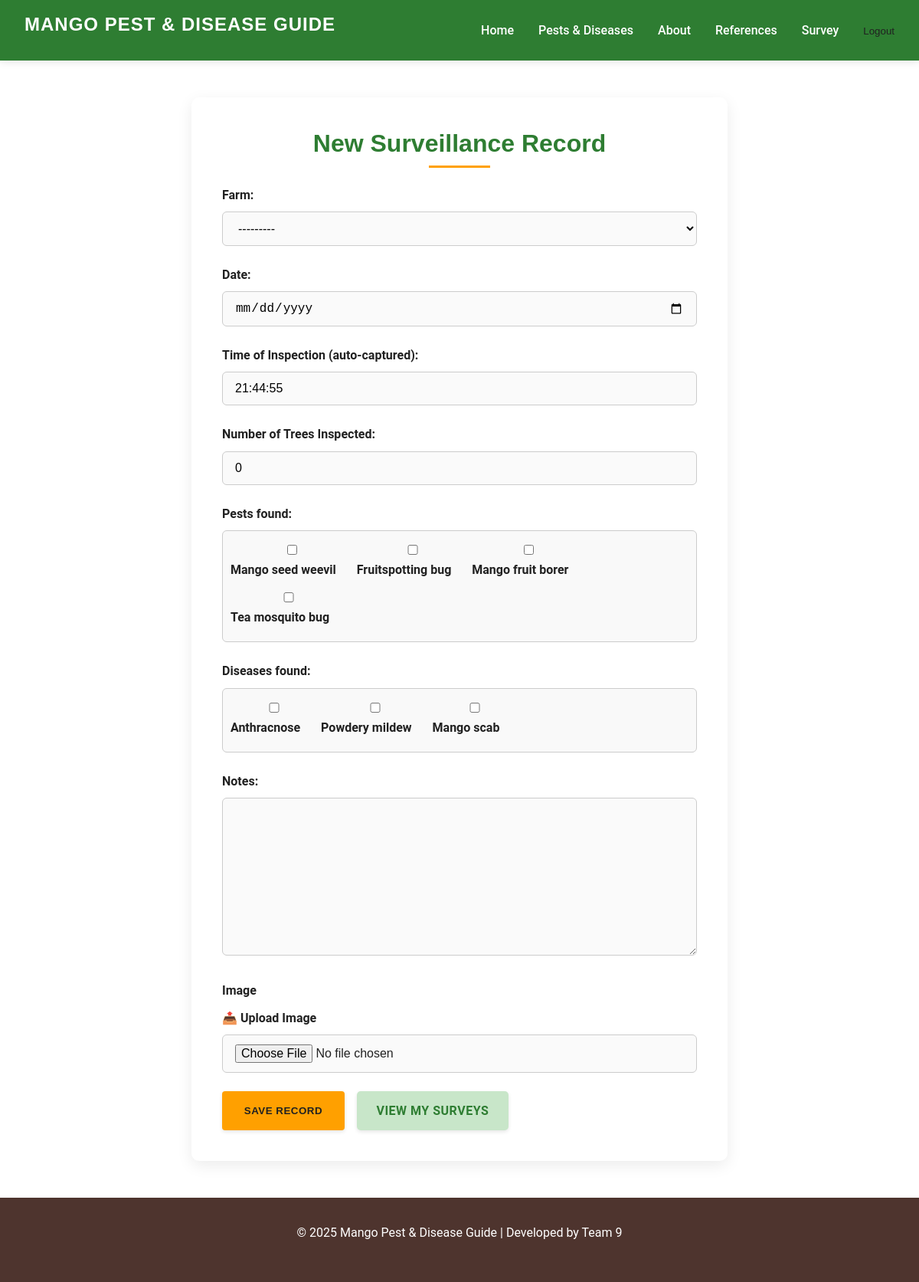
Screenshot of /survey/new/ (signed in) with the database file from the repository.
### catalog/models.py (models this page shows)
class Pest(models.Model):
    common_name = models.CharField(max_length=100)
    scientific_name = models.CharField(max_length=100)
    family = models.CharField(max_length=50)
    description = models.TextField()
    life_cycle = models.TextField()
    damage_description = models.TextField()
    importance = models.TextField()
    hosts = models.CharField(max_length=200)
    critical_control_period = models.CharField(max_length=100)
    monitoring = models.TextField()
    comments = models.TextField(blank=True)
    image_url = models.CharField(max_length=255, blank=True)  # or use FileField/URLField
    def __str__(self):
        return self.common_name

class Disease(models.Model):
    DISEASE_TYPES = [
        ('Fungal', 'Fungal'),
        ('Bacterial', 'Bacterial'),
        ('Viral', 'Viral'),
    ]
    common_name = models.CharField(max_length=100)
    scientific_name = models.CharField(max_length=100)
    disease_type = models.CharField(max_length=20, choices=DISEASE_TYPES)  # Changed `type` to `disease_type`
    symptoms = models.TextField()
    distribution = models.CharField(max_length=200)
    favoured_by = models.CharField(max_length=200)
    similar_to = models.CharField(max_length=200)
    control_strategies = models.TextField()
    life_cycle = models.TextField()
    impact = models.TextField(blank=True)
    image_url = models.CharField(max_length=255, blank=True)  # or use FileField/URLField
    def __str__(self):
        return self.common_name

### survey/views.py (the view)
# urls.py: path('new/', views.create_surveillancerecord_view, name='create_surveillancerecord_view'),
@login_required
def create_surveillancerecord_view(request):
    if request.method == 'POST':
        form = SurveillanceRecordForm(request.POST, request.FILES, user=request.user)
        if form.is_valid():
            record = form.save(commit=False)
            record.inspector = request.user  # Set inspector to current user
            record.save()
            form.save_m2m()
            messages.success(request, "Record submitted successfully!")
            return redirect('my_surveys_view')  # Redirect to survey list after creation
    else:
        form = SurveillanceRecordForm(user=request.user)
    return render(request, 'survey/surveillancerecord_form.html', {'form': form})

### survey/forms.py (shortened to what this page needs)
class SurveillanceRecordForm(forms.ModelForm):
    class Meta:
        model = SurveillanceRecord
        fields = '__all__'
        widgets = {
            'pests_found': forms.CheckboxSelectMultiple,
            'diseases_found': forms.CheckboxSelectMultiple,
            'date': forms.DateInput(
                attrs={
                    'type': 'date',
                    'max': timezone.localdate().isoformat(),
                    'min': '2000-01-01'
                }
            ),
        }
        help_texts = {
            'date': 'Select a date between 01/01/2000 and today.',
        }
    def __init__(self, *args, **kwargs):
        user = kwargs.pop('user', None)  # Accept 'user' kwarg!
        super().__init__(*args, **kwargs)
        if user is not None:
            self.fields['farm'].queryset = Farm.objects.filter(owner=user)

### survey/models.py (called while the page is built)
    def __str__(self):
        return self.name

### survey/templates/survey/surveillancerecord_form.html (shortened to what this page needs)
{% extends 'base.html' %}
{% block content %}
<div class="surveillance-form-container">
  <h2 class="form-title">New Surveillance Record</h2>
  <form method="post" enctype="multipart/form-data" class="styled-form">
    <div class="form-group">
      {{ form.farm.label_tag }}
      {{ form.farm }}
    </div>
    <div class="form-group">
      {{ form.date.label_tag }}
      {{ form.date }}
    </div>
    <div class="form-group">
      <label>Time of Inspection (auto-captured):</label>
      <input type="text"
             value="{% if form.instance.time %}{{ form.instance.time|default_if_none:'' }}{% else %}{% now 'H:i:s' %}{% endif %}"
             readonly>
    </div>
    <div class="form-group">
      {{ form.num_trees_inspected.label_tag }}
      {{ form.num_trees_inspected }}
    </div>
    <div class="form-group">
      {{ form.pests_found.label_tag }}
      <div class="scroll-box">
        {% for checkbox in form.pests_found %}
          <label class="checkbox-label">
            {{ checkbox.tag }}
            <span>{{ checkbox.choice_label }}</span>
          </label>
        {% endfor %}
      </div>
    </div>
    <div class="form-group">
      {{ form.diseases_found.label_tag }}
      <div class="scroll-box">
        {% for checkbox in form.diseases_found %}
          <label class="checkbox-label">
            {{ checkbox.tag }}
            <span>{{ checkbox.choice_label }}</span>
          </label>
        {% endfor %}
      </div>
    </div>
    <div class="form-group">
      {{ form.notes.label_tag }}
      {{ form.notes }}
    </div>
    <div class="form-group">
      <label for="{{ form.image.id_for_label }}">{{ form.image.label }}</label>
      <div class="custom-file-upload">
        <label for="{{ form.image.id_for_label }}" class="upload-label">📤 Upload Image</label>
        {{ form.image }}
      </div>
    </div>
    <div class="form-actions">
      <button type="submit" class="btn btn-submit">Save Record</button>
      <a href="{% url 'my_surveys_view' %}" class="btn btn-secondary">View My Surveys</a>
    </div>
  </form>
</div>
{% endblock %}

### static/css/style.css (style rules this page uses)
:root { --primary-green: #2e7d32; --secondary-green: #388e3c; --light-green: #c8e6c9; --primary-yellow: #ffa000; --secondary-yellow: #ffb300; --light-yellow: #fff8e1; --dark-brown: #4e342e; --light-gray: #f5f5f5; --white: #ffffff; --text-dark: #212121; --text-medium: #424242; --text-light: #757575; --font-main: 'Roboto', 'Segoe UI', sans-serif; --font-headings: 'Montserrat', 'Arial', sans-serif; }
* { margin: 0; padding: 0; box-sizing: border-box; }
body { font-family: var(--font-main); font-size: 16px; line-height: 1.7; color: var(--text-dark); background-color: var(--white); }
h1, h2, h3, h4, h5, h6 { font-family: var(--font-headings); font-weight: 600; line-height: 1.3; margin-bottom: 1rem; }
a { text-decoration: none; color: var(--primary-green); transition: all 0.3s ease; }
.btn { display: inline-block; background-color: var(--primary-yellow); color: var(--text-dark); font-weight: 600; padding: 0.8rem 1.8rem; border-radius: 4px; border: none; cursor: pointer; transition: all 0.3s ease; text-align: center; text-transform: uppercase; letter-spacing: 0.5px; box-shadow: 0 2px 5px rgba(0, 0, 0, 0.1); }
html, body { height: 100%; margin: 0; }
body { display: flex; flex-direction: column; }
.form-title { font-size: 2rem; color: var(--primary-green); text-align: center; margin-bottom: 2rem; }
.form-group { margin-bottom: 1.5rem; }
.form-group label { display: block; font-weight: 600; margin-bottom: 0.5rem; color: var(--text-dark); }
.form-group input, .form-group select, .form-group textarea { width: 100%; padding: 0.75rem 1rem; font-size: 1rem; border: 1px solid #ccc; border-radius: 6px; background-color: #fafafa; transition: border 0.3s ease; }
.scroll-box, .scrollable-checkboxes { max-height: 200px; overflow-y: auto; border: 1px solid #ccc; padding: 10px; background-color: #f9f9f9; border-radius: 6px; }
.scroll-box input[type="checkbox"], .scrollable-checkboxes input[type="checkbox"] { vertical-align: middle; margin-right: 6px; }
.surveillance-form-container { max-width: 700px; margin: 3rem auto; padding: 2.5rem; background-color: var(--white, #fff); border-radius: 10px; box-shadow: 0 6px 20px rgba(0, 0, 0, 0.08); }
.surveillance-form-container .form-title { text-align: center; font-size: 2rem; color: var(--primary-green); margin-bottom: 2rem; position: relative; }
.surveillance-form-container .form-title::after { content: ''; position: absolute; width: 80px; height: 3px; background-color: var(--primary-yellow); bottom: -10px; left: 50%; transform: translateX(-50%); }
.btn-secondary { background-color: var(--light-green); color: var(--primary-green); font-weight: 600; padding: 0.75rem 1.6rem; border-radius: 5px; display: inline-block; text-transform: uppercase; text-decoration: none; transition: all 0.3s ease; }
.form-actions { display: flex; gap: 1rem; margin-top: 1.5rem; }
.form-actions .btn { margin-top: 0; }
.form-title { text-align: center; font-size: 2rem; color: var(--primary-green); margin-bottom: 2rem; position: relative; }
.form-title::after { content: ''; position: absolute; width: 80px; height: 3px; background-color: var(--primary-yellow); bottom: -10px; left: 50%; transform: translateX(-50%); }
.form-group label { font-weight: 600; margin-bottom: 0.5rem; display: inline-block; }

### rows the page displays
Pest: choice_label "Mango seed weevil"
Pest: choice_label "Fruitspotting bug"
Pest: choice_label "Mango fruit borer"
Pest: choice_label "Tea mosquito bug"
Disease: choice_label "Anthracnose"
Disease: choice_label "Powdery mildew"
Disease: choice_label "Mango scab"
